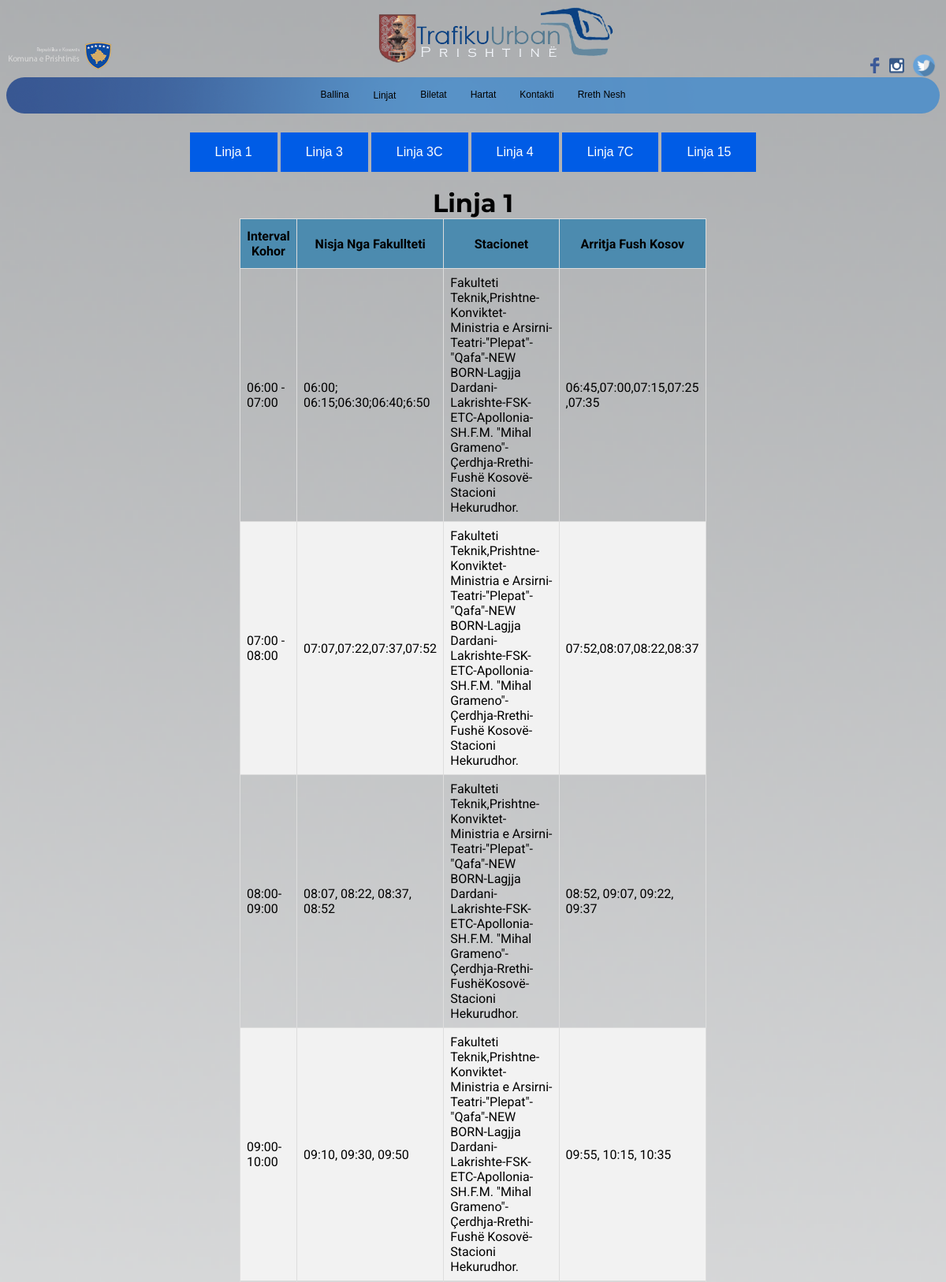
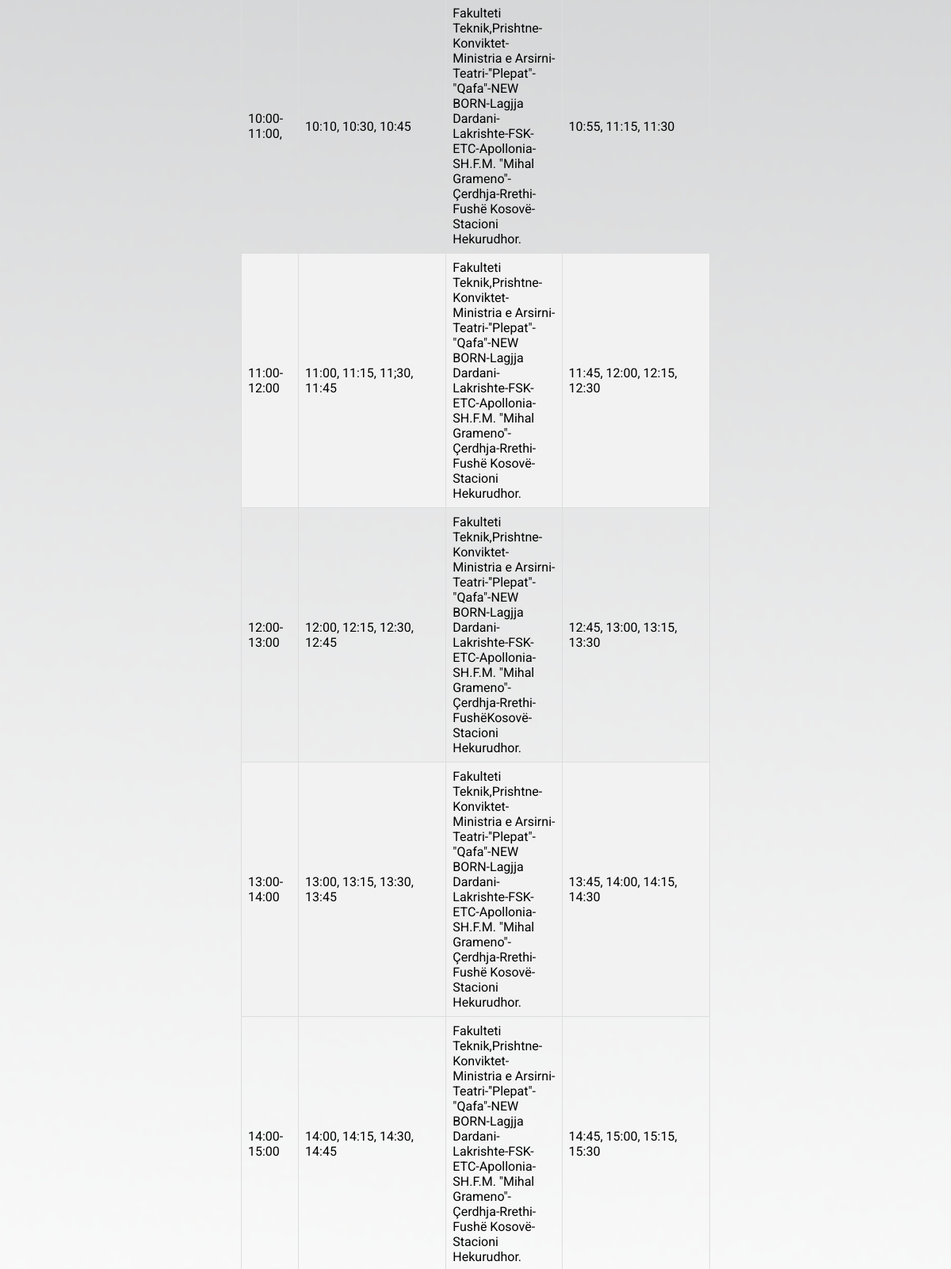
/html/linja1.php (upper part), run on the app's committed database (2 pictures, top to bottom).
### tables this page shows
CREATE TABLE `linja1` (
  `Linja1ID` int(11) NOT NULL,
  `Interval kohor` varchar(500) NOT NULL,
  `Nisja Nga Fakullteti` varchar(500) NOT NULL,
  `Stacionet` text NOT NULL,
  `Arritja Fush Kosov` varchar(500) NOT NULL
);

### html/linja1.php (the view, shortened to what this page needs)
<html>
    <head>
        <link rel="stylesheet" type="text/css" href="../css/linja1v1.css">
        <link rel="stylesheet" type="text/css" href="../css/mediav1.css">
    </head>
    <body>
        <div class="header">
            <img id="twitter" src="../img/twittert.png" href="" style="margin-top: 60;width: 30px;float: right;margin-right: 5px">
            <a href="https://www.instagram.com/trafikuurban"><img id="insta" src="../img/instalogo.png"  style="margin-top: 60;width: 30px;float: right;margin-right: 5px"></a>
       <a href="https://www.facebook.com/trafikurban/"><img id="fb" src="../img/fbico.png" href="https://www.facebook.com/trafikurban/" style="margin-top:65;margin-right: 2px;float: right;width: 20px;">
        <div class="img2">
            <img src="../img/logo-k.png" id="logok" style="width:150px;float: left;margin-top: 40"> </a>
        </div>
    <div class="logokryesore">
    <a href="../index.html"><img id="logokryesore" src="../img/logofinalv3.png" style="/* margin-left: 800; */display: flex;justify-content: center;/* margin: auto; */width: 300;margin: auto;"></a>
  </div>
        <div class="nav">
        <ul id="ul">
                <li id="li"> <a href="../index.html">Ballina</a></li>
                <div class="dropdown">
                        <button class="dropbtn">Linjat</button>
                      </div>
                <li id="li"> <a href="biletat.html">Biletat</a></li>
                <li id="li"> <a href="hartat.html">Hartat</a></li>
                <li id="li"> <a href="kontakti.php">Kontakti</a></li>
                <li id="li"> <a href="rrethnesh.html">Rreth Nesh</a></li>
            </ul>
        </div>
        <div class="main">
            <form class="form" action="../html/linja1.php">
            <button class="button" >Linja 1</button>
            </form>
            <form action="../html/linja3.php">
            <button class="button">Linja 3</button>
        </form>
            <form action="../html/linja3c.php">
            <button class="button">Linja 3C</button>
        </form>
            <form action="../html/linja4.php">
            <button class="button">Linja 4</button>
        </form>
            <form action="../html/linja7c.php">
            <button class="button">Linja 7C</button>
        </form>
            <form action="../html/linja15.php">
            <button class="button">Linja 15</button>
        </form>
        </div>
        <h1 style="display:flex;justify-content:center;margin:auto;font-family: Montserrat;">Linja 1</h1>
        <div class="table">
            <table id="customers" >
        <thead>
            <tr>
                <th>Interval Kohor</th>
                <th>Nisja Nga Fakullteti</th>
                <th>Stacionet</th>
                <th>Arritja Fush Kosov</th>
            </tr>
        </thead>
        <div class="tbody1">
        <tbody>
        <?php
$servername = "127.0.0.1";
$username = "root";
$password = "";
$dbname = "trafikuurban";
$conn = new mysqli($servername, $username, $password, $dbname);
$sql = "SELECT * FROM linja1";
$result = $conn->query($sql);
if ($result->num_rows > 0) {
    while($row = $result->fetch_assoc()) {
        echo "<tr>";
        echo "<td>".$row['Interval kohor']."</td>";
       echo "<td>".$row['Nisja Nga Fakullteti']."</td>";
       echo "<td>". $row['Stacionet']."</td>";
       echo "<td>". $row['Arritja Fush Kosov']."</td>";
    }
} else {
    echo "0 results";
}
?>
            </tbody>
        </div>
            </table>
        </div>
    </body>
    </html>

### css/linja1v1.css (style rules this page uses)
.table { width: 50%; display: flex; justify-content: center; margin: auto; }
#customers { font-family: 'Roboto', sans-serif; border-collapse: collapse; }
#customers td, #customers th { border: 0.5px solid #ddd; padding: 8px; font-family: 'Roboto', sans-serif; }
#customers tr:nth-child(even) { background-color: #f2f2f2; }
#customers th { padding-top: 12px; padding-bottom: 12px; text-align: left; background-color: rgb(76, 139, 175); color: black; font-family: 'Roboto', sans-serif; text-align: center; }
html { scroll-behavior: smooth; }
body { background-image: url(../img/backgroundv2.png); background-repeat:no-repeat; background-size:cover; }
.header { display: inline; border: 10px; }
.header img { display: flex; width: 300px; margin: auto; justify-content: center; }
.header :last-child { width: 150px; }
#ul { display: flex; justify-content: center; background-image: url("../img/line3.png" );width: 100%; list-style-type: none; margin: 0; padding: 0; border-radius: 25px; }
#li a { display: flex; justify-content: space-between; color: black; text-align: center; padding: 15px 15px; text-decoration: none; font-family: Arial, Helvetica, sans-serif; font-size: 18; }
.dropbtn { background-color: transparent; color: black; padding: 16px; font-size: 16px; border: none; cursor: pointer; animation-duration: 10ms; font-family: Arial, Helvetica, sans-serif; font-size: 18; }
.dropdown { position: relative; display: inline-block; }
.main { display: flex; justify-content: center; padding-top: 20px; }
.button { background-color: #005ce6; border: none; color: white; padding: 16px 32px; text-align: center; text-decoration: none; display: inline-block; font-size: 16px; margin: 4px 2px; transition-duration: 0.4s; cursor: pointer; }
li a { color: white; list-style: none; text-decoration: none; }
ul { list-style: none; margin: 0; margin-top: -15; }

### css/mediav1.css (style rules this page uses)
@media (min-width: 1025px) and (max-width: 1280px) { .dropbtn { font-size: 12; } }
@media (min-width: 1025px) and (max-width: 1280px) { #li a { font-size: 12; } }
@media (min-width: 1025px) and (max-width: 1280px) { #logokryesore { display: flex; justify-content: center; width: 300; margin-left: 20%; } }

### data on the page
linja1: Interval kohor "06:00 - 07:00", Nisja Nga Fakullteti "06:00; 06:15;06:30;06:40;6:50", Stacionet "Fakulteti Teknik,Prishtne-Konviktet- Ministria e Arsirni-Teatri-''Plepat\"- \"Qafa\"-NEW BORN-Lagjja Dardani- Lakrishte-FSK-ETC-Apollonia-SH.F.M. \"Mihal Grameno\"-Çerdhja-Rrethi-Fushë Kosovë-Stacioni Hekurudhor.", Arritja Fush Kosov "06:45,07:00,07:15,07:25 ,07:35"
linja1: Interval kohor "07:00 - 08:00", Nisja Nga Fakullteti "07:07,07:22,07:37,07:52", Stacionet "Fakulteti Teknik,Prishtne-Konviktet- Ministria e Arsirni-Teatri-''Plepat\"- \"Qafa\"-NEW BORN-Lagjja Dardani- Lakrishte-FSK-ETC-Apollonia-SH.F.M. \"Mihal Grameno\"-Çerdhja-Rrethi-Fushë Kosovë-Stacioni Hekurudhor.", Arritja Fush Kosov "07:52,08:07,08:22,08:37"
linja1: Interval kohor "08:00-09:00", Nisja Nga Fakullteti "08:07, 08:22, 08:37, 08:52", Stacionet "Fakulteti Teknik,Prishtne-Konviktet- Ministria e Arsirni-Teatri-''Plepat\"- \"Qafa\"-NEW BORN-Lagjja Dardani- Lakrishte-FSK-ETC-Apollonia-SH.F.M. \"Mihal Grameno\"-Çerdhja-Rrethi-FushëKosovë-Stacioni Hekurudhor.", Arritja Fush Kosov "08:52, 09:07, 09:22, 09:37"
linja1: Interval kohor "09:00-10:00", Nisja Nga Fakullteti "09:10, 09:30, 09:50", Stacionet "Fakulteti Teknik,Prishtne-Konviktet- Ministria e Arsirni-Teatri-''Plepat\"- \"Qafa\"-NEW BORN-Lagjja Dardani- Lakrishte-FSK-ETC-Apollonia-SH.F.M. \"Mihal Grameno\"-Çerdhja-Rrethi-Fushë Kosovë-Stacioni Hekurudhor.", Arritja Fush Kosov "09:55, 10:15, 10:35"
linja1: Interval kohor "10:00-11:00,", Nisja Nga Fakullteti "10:10, 10:30, 10:45", Stacionet "Fakulteti Teknik,Prishtne-Konviktet- Ministria e Arsirni-Teatri-''Plepat\"- \"Qafa\"-NEW BORN-Lagjja Dardani- Lakrishte-FSK-ETC-Apollonia-SH.F.M. \"Mihal Grameno\"-Çerdhja-Rrethi-Fushë Kosovë-Stacioni Hekurudhor.", Arritja Fush Kosov "10:55, 11:15, 11:30"
linja1: Interval kohor "11:00-12:00", Nisja Nga Fakullteti "11:00, 11:15, 11;30, 11:45", Stacionet "Fakulteti Teknik,Prishtne-Konviktet- Ministria e Arsirni-Teatri-''Plepat\"- \"Qafa\"-NEW BORN-Lagjja Dardani- Lakrishte-FSK-ETC-Apollonia-SH.F.M. \"Mihal Grameno\"-Çerdhja-Rrethi-Fushë Kosovë-Stacioni Hekurudhor.", Arritja Fush Kosov "11:45, 12:00, 12:15, 12:30"
linja1: Interval kohor "12:00-13:00", Nisja Nga Fakullteti "12:00, 12:15, 12:30, 12:45", Stacionet "Fakulteti Teknik,Prishtne-Konviktet- Ministria e Arsirni-Teatri-''Plepat\"- \"Qafa\"-NEW BORN-Lagjja Dardani- Lakrishte-FSK-ETC-Apollonia-SH.F.M. \"Mihal Grameno\"-Çerdhja-Rrethi-FushëKosovë-Stacioni Hekurudhor.", Arritja Fush Kosov "12:45, 13:00, 13:15, 13:30"
linja1: Interval kohor "13:00-14:00", Nisja Nga Fakullteti "13:00, 13:15, 13:30, 13:45", Stacionet "Fakulteti Teknik,Prishtne-Konviktet- Ministria e Arsirni-Teatri-''Plepat\"- \"Qafa\"-NEW BORN-Lagjja Dardani- Lakrishte-FSK-ETC-Apollonia-SH.F.M. \"Mihal Grameno\"-Çerdhja-Rrethi-Fushë Kosovë-Stacioni Hekurudhor.", Arritja Fush Kosov "13:45, 14:00, 14:15, 14:30"
linja1: Interval kohor "14:00-15:00", Nisja Nga Fakullteti "14:00, 14:15, 14:30, 14:45", Stacionet "Fakulteti Teknik,Prishtne-Konviktet- Ministria e Arsirni-Teatri-''Plepat\"- \"Qafa\"-NEW BORN-Lagjja Dardani- Lakrishte-FSK-ETC-Apollonia-SH.F.M. \"Mihal Grameno\"-Çerdhja-Rrethi-Fushë Kosovë-Stacioni Hekurudhor.", Arritja Fush Kosov "14:45, 15:00, 15:15, 15:30"
